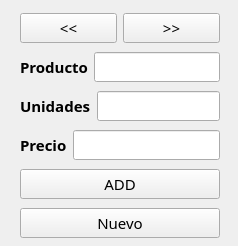
<?xml version="1.0" encoding="UTF-8"?>
<ui version="4.0">
 <class>registerproduct</class>
 <widget class="QWidget" name="registerproduct">
  <property name="geometry">
   <rect>
    <x>0</x>
    <y>0</y>
    <width>238</width>
    <height>246</height>
   </rect>
  </property>
  <property name="windowTitle">
   <string>Registro de Productos</string>
  </property>
  <widget class="QWidget" name="layoutWidget">
   <property name="geometry">
    <rect>
     <x>20</x>
     <y>10</y>
     <width>200</width>
     <height>234</height>
    </rect>
   </property>
   <property name="font">
    <font>
     <family>Yu Gothic</family>
     <pointsize>11</pointsize>
    </font>
   </property>
   <layout class="QVBoxLayout" name="verticalLayout">
    <item>
     <layout class="QHBoxLayout" name="horizontalLayout_4">
      <item>
       <widget class="QPushButton" name="pbtn_previous">
        <property name="font">
         <font>
          <family>Yu Gothic</family>
          <pointsize>11</pointsize>
         </font>
        </property>
        <property name="text">
         <string>&lt;&lt;</string>
        </property>
       </widget>
      </item>
      <item>
       <widget class="QPushButton" name="pbtn_next">
        <property name="font">
         <font>
          <family>Yu Gothic</family>
          <pointsize>11</pointsize>
         </font>
        </property>
        <property name="text">
         <string>&gt;&gt;</string>
        </property>
       </widget>
      </item>
     </layout>
    </item>
    <item>
     <layout class="QHBoxLayout" name="horizontalLayout">
      <item>
       <widget class="QLabel" name="label">
        <property name="font">
         <font>
          <family>Yu Gothic</family>
          <pointsize>11</pointsize>
          <bold>true</bold>
         </font>
        </property>
        <property name="text">
         <string>Producto</string>
        </property>
       </widget>
      </item>
      <item>
       <widget class="QLineEdit" name="txt_producto">
        <property name="font">
         <font>
          <family>Yu Gothic</family>
          <pointsize>11</pointsize>
         </font>
        </property>
       </widget>
      </item>
     </layout>
    </item>
    <item>
     <layout class="QHBoxLayout" name="horizontalLayout_2">
      <item>
       <widget class="QLabel" name="label_2">
        <property name="font">
         <font>
          <family>Yu Gothic</family>
          <pointsize>11</pointsize>
          <bold>true</bold>
         </font>
        </property>
        <property name="text">
         <string>Unidades</string>
        </property>
       </widget>
      </item>
      <item>
       <widget class="QLineEdit" name="txt_unidades">
        <property name="font">
         <font>
          <family>Yu Gothic</family>
          <pointsize>11</pointsize>
         </font>
        </property>
       </widget>
      </item>
     </layout>
    </item>
    <item>
     <layout class="QHBoxLayout" name="horizontalLayout_3">
      <item>
       <widget class="QLabel" name="label_3">
        <property name="font">
         <font>
          <family>Yu Gothic</family>
          <pointsize>11</pointsize>
          <bold>true</bold>
         </font>
        </property>
        <property name="text">
         <string>Precio</string>
        </property>
       </widget>
      </item>
      <item>
       <widget class="QLineEdit" name="txt_precio">
        <property name="font">
         <font>
          <family>Yu Gothic</family>
          <pointsize>11</pointsize>
         </font>
        </property>
       </widget>
      </item>
     </layout>
    </item>
    <item>
     <widget class="QPushButton" name="pbtn_add">
      <property name="font">
       <font>
        <family>Yu Gothic</family>
        <pointsize>11</pointsize>
       </font>
      </property>
      <property name="text">
       <string>ADD</string>
      </property>
     </widget>
    </item>
    <item>
     <widget class="QPushButton" name="pbtn_nuevo">
      <property name="font">
       <font>
        <family>Yu Gothic</family>
        <pointsize>11</pointsize>
       </font>
      </property>
      <property name="text">
       <string>Nuevo</string>
      </property>
     </widget>
    </item>
   </layout>
  </widget>
 </widget>
 <resources/>
 <connections/>
</ui>
